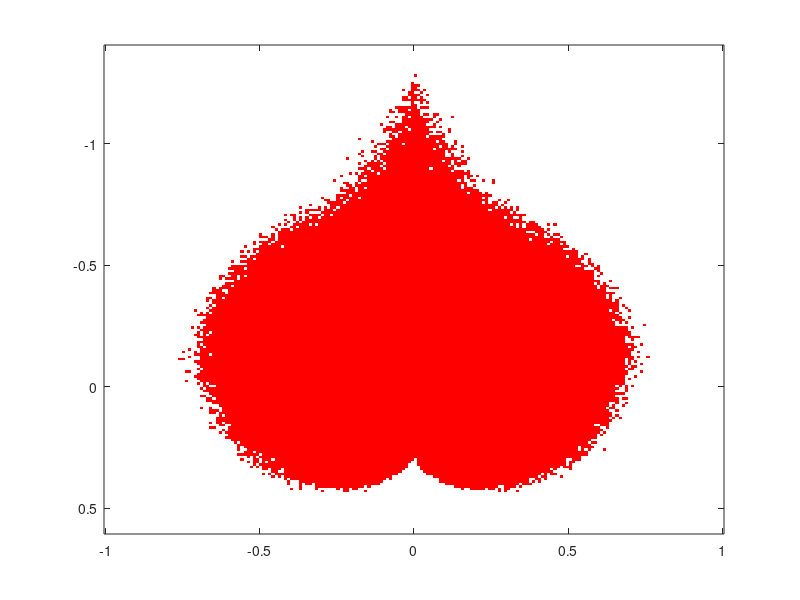

MATLAB code to generate this figure: (Note: this script raises an error after producing the figure.)
%% 
% Valentine day

n = 800;
A = 1.995653;
B = 1.27689;
C = 8;
r=linspace(0,1,n);
theta=linspace(-2,20*pi,n);
[R,THETA]=ndgrid(r,theta);
% define the number of petals we want per cycle. Roses have 3 and a bit.
petalNum=3.6;
x = 1 - (1/2)*((5/4)*(1 - mod(petalNum*THETA, 2*pi)/pi).^2 - 1/4).^2;
phi = (pi/2)*exp(-THETA/(C*pi));
y = A*(R.^2).*(B*R - 1).^2.*sin(phi);
R2 = x.*(R.*sin(phi) + y.*cos(phi));
X=R2.*sin(THETA);
Y=R2.*cos(THETA);
Z=x.*(R.*cos(phi)-y.*sin(phi));
% % define a red map for our rose colouring
red_map=linspace(1,0.25,10)';
red_map(:,2)=0;
red_map(:,3)=0;
clf
surf(X,Y,Z,'LineStyle','none')
view([-40.50 42.00])
colormap(red_map)
%%
%%
n=800;
r=linspace(0,1,n);
theta=linspace(0,2*pi,n);
[R,THETA]=ndgrid(r,theta);
% define the number of petals we want per cycle. Violets have 5!
petalNum=5;
x = 1 - (1/2)*((5/4)*(1 - mod(petalNum*THETA, 2*pi)/pi).^2 - 1/4).^2;
% update the formula for phi to stop the spiralling effect
phi = (pi/2)*exp(-2*pi/(8*pi));
y = 1.95653*(R.^2).*(1.27689*R - 1).^2.*sin(phi);
R2 = x.*(R.*sin(phi) + y.*cos(phi));
X=R2.*sin(THETA);
Y=R2.*cos(THETA);
Z=x.*(R.*cos(phi)-y.*sin(phi));
% color code for blueviolet RGB 138,43,226
% Indigo rgb value (75,0,130)
mapSize=20;
blue_map=linspace(138,75,mapSize)';
blue_map(:,2)=linspace(43,0,mapSize)';
blue_map(:,3)=linspace(226,130,mapSize)';
% and a pretty bit in the middle
gold_map=[255 215 0; 250 210 0];
% combine to form a full flower map
violet_map=[gold_map; blue_map];
% Now lets plot it and try and pick an attractive angle
surf(X,Y,Z,'LineStyle','none')
colormap(violet_map/255)
view([-12.700 81.200])
%%

%% 
% % 
i = sqrt(-1);
% Fuzzy heart-shaped Mandelbrot fractal
% Mariano Beguerisse
% October 2010
% iterations
n = 300;
% resolution
N = 200;
% Create grid
x = linspace(-1, 1, N);
y = linspace(-1.4, .6, N);
[X,Y] = meshgrid(x, y);
Z = X + i*Y;
Zn = Z;
for j=1:n
 % Mandelbrot map with random noise
 Zn = -i*(Zn).^2 + (rand(N,N).^(1/5)).*Z;
 M = abs(Zn);
 ind1 = find(M<2);
 ind2 = find(M>=2);
 M(ind1) = 0;
 M(ind2) = -1;
end
imagesc(x, y, M)
colormap([1 1 1; 1 0 0])
set(gca, YDir="normal")
title("Love or whatever", FontSize=16)